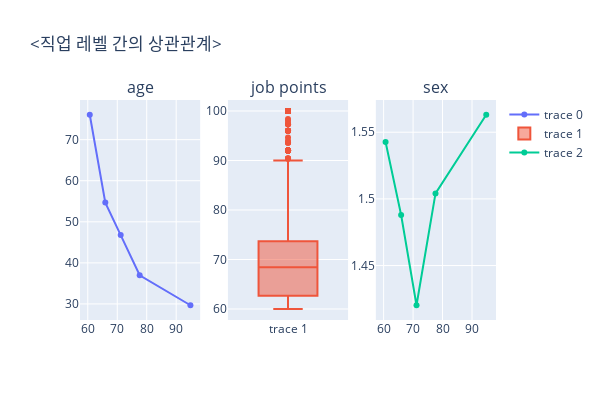

The code cell stored with this chart in its notebook:
### Code cell
from plotly.subplots import make_subplots
import plotly.graph_objects as go
level = ['a','b','c','d']
fig = make_subplots(rows=1, cols=3,
                    subplot_titles=("age", "job points", "sex"))
fig.add_trace(go.Scatter(x = job_lv_pivot['job_points'], y = job_lv_pivot['age']), row = 1, col =1)
fig.add_trace(go.Box(y = data['job_points']), row = 1, col =2)
fig.add_trace(go.Scatter(x = job_lv_pivot['job_points'], y = job_lv_pivot['sex']), row = 1, col =3)
fig.update_layout(height=400, width=600, title_text="<직업 레벨 간의 상관관계>")
fig.show()

### Figure 1 — Plotly figure (JSON) as saved in the notebook; plotly's stock layout.template omitted (floating-point values rounded to 4 significant figures; data arrays with more than 128 entries replaced by an {"elided": "..."} marker saying what was removed)
{"data": [{"type": "scatter", "x": [94.83, 77.62, 71.17, 65.95, 60.67], "xaxis": "x", "y": [29.68, 36.98, 46.77, 54.68, 76.07], "yaxis": "y"}, {"type": "box", "xaxis": "x2", "y": {"elided": "10255 float values"}, "yaxis": "y2"}, {"type": "scatter", "x": [94.83, 77.62, 71.17, 65.95, 60.67], "xaxis": "x3", "y": [1.563, 1.504, 1.42, 1.488, 1.543], "yaxis": "y3"}], "layout": {"annotations": [{"font": {"size": 16}, "showarrow": false, "text": "age", "x": 0.1444, "xanchor": "center", "xref": "paper", "y": 1, "yanchor": "bottom", "yref": "paper"}, {"font": {"size": 16}, "showarrow": false, "text": "job points", "x": 0.5, "xanchor": "center", "xref": "paper", "y": 1, "yanchor": "bottom", "yref": "paper"}, {"font": {"size": 16}, "showarrow": false, "text": "sex", "x": 0.8556, "xanchor": "center", "xref": "paper", "y": 1, "yanchor": "bottom", "yref": "paper"}], "height": 400, "title": {"text": "<직업 레벨 간의 상관관계>"}, "width": 600, "xaxis": {"anchor": "y", "domain": [0, 0.2889]}, "xaxis2": {"anchor": "y2", "domain": [0.3556, 0.6444]}, "xaxis3": {"anchor": "y3", "domain": [0.7111, 1]}, "yaxis": {"anchor": "x", "domain": [0, 1]}, "yaxis2": {"anchor": "x2", "domain": [0, 1]}, "yaxis3": {"anchor": "x3", "domain": [0, 1]}}}
